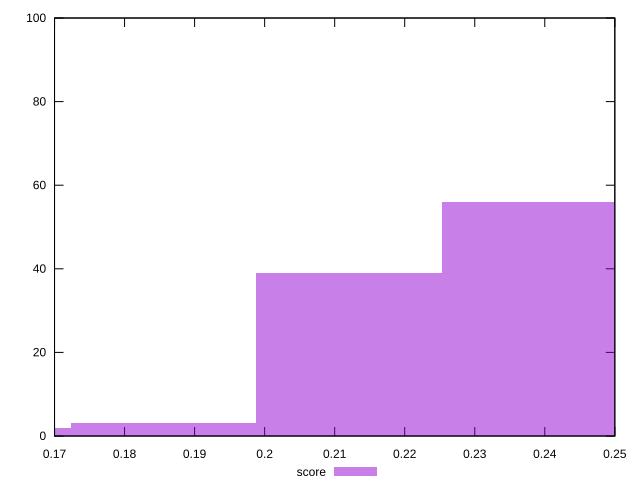

Here is the gnuplot script that generated this plot:
reset

$score <<EOF
0.15906694340214134 2
0.18557810063583158 3
0.238600415103212 56
0.2120892578695218 39
EOF

set key outside below
set boxwidth 0.026511157233690224
set xrange [0.17:0.25]
set yrange [0:100]
set trange [0:100]
set style fill transparent solid 0.5 noborder
set terminal svg size 640, 490 enhanced background rgb 'white'
set output "reports/report_00033_2021-03-01T14-23-16.841Z/max-potential-fid/samples/astro-inner-cached/score/histogram.svg"

plot $score title "score" with boxes

reset
